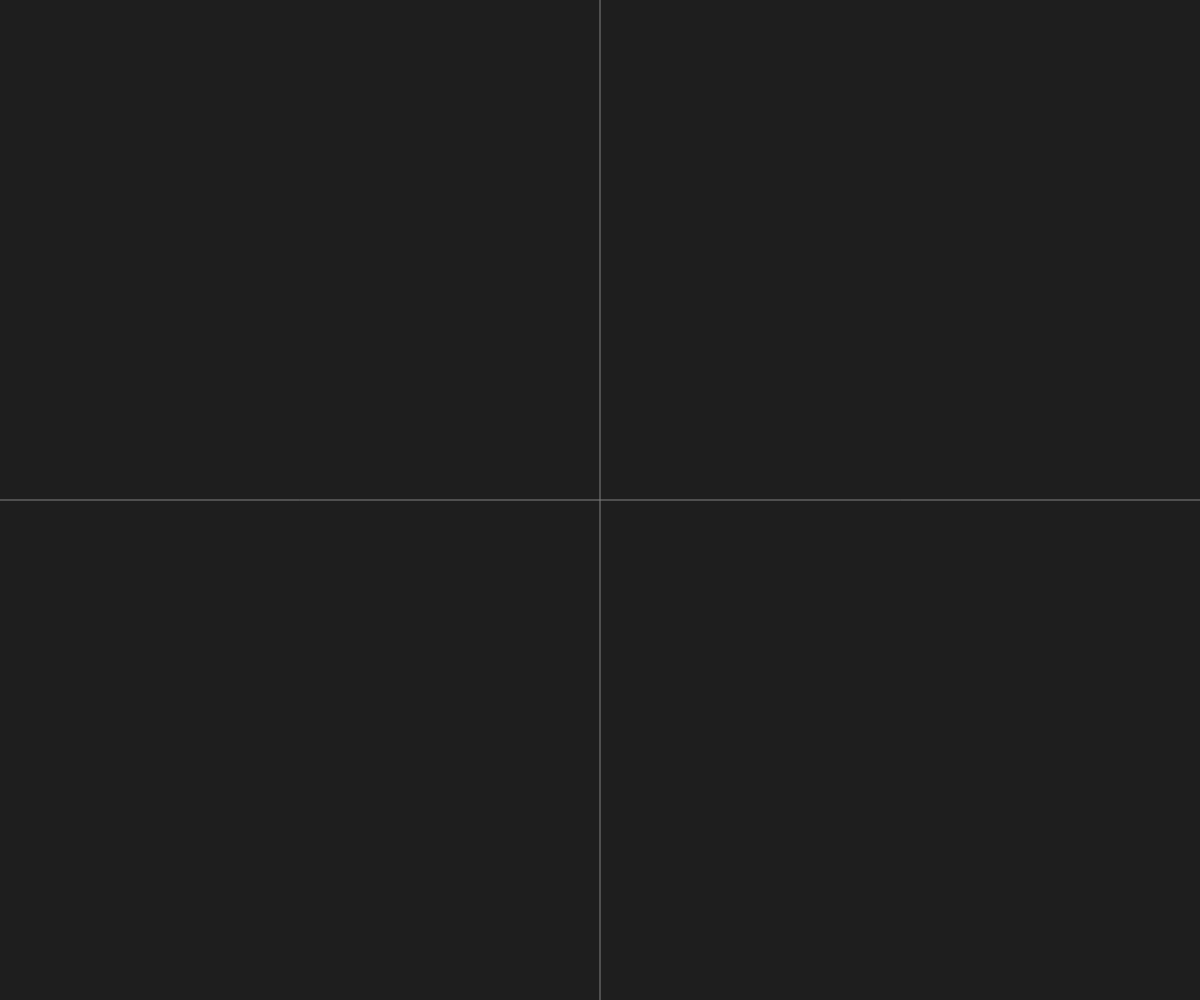
Frame 1 (no input)
Frame 60 (no input): identical to frame 1, image omitted
Frame 120 (the mouse pressed at the canvas centre since frame 60): identical to frame 1, image omitted

The p5.js sketch that drew this single still picture (run headless with seeded random() and noise() and a simulated clock; from frame 60 on, the mouse is pressed at the canvas centre):

// p5.js sketch
// ── sketch.js
let balls = [];
var fps = 60;
class Ball {
    constructor(x, y, d) {
        this.x = x;
        this.y = y;
        this.d = d;
        this.t = 0;
    }

    estimateMinimumV0() {
        return 3 * Math.sqrt(this.d);
    }

    move() {
        const g = 9.8;
        const theta = 315;
        let Vx = this.estimateMinimumV0() * Math.cos(rad(theta));
        let Vy = this.estimateMinimumV0() * Math.sin(rad(theta));
        this.x = Vx * this.t;
        this.y = Vy * this.t + (1 / 2 * g * (this.t ** 2));
        this.t += 1;
    }

    draw() {
        fill("white");
        circle(this.x, this.y, 20);
    }
}


function setup() {
    createCanvas(windowWidth, windowHeight);
    angleMode(DEGREES);
    frameRate(fps)
}

function draw() {
    background(30);
    translate(width / 2, height / 2);

    // x軸、y軸の表示
    stroke("gray");
    line(-width / 2, 0, width / 2, 0);
    line(0, -height / 2, 0, height / 2);

    for (let ball of balls) {
        ball.move();
        ball.draw();
    }
}

function windowResized() {
    resizeCanvas(windowWidth, windowHeight);
}

function mousePressed() {
    balls.push(new Ball(0, 0, mouseX - width / 2));
}

function rad(theta) {
    return Math.PI / 180 * theta;
}
